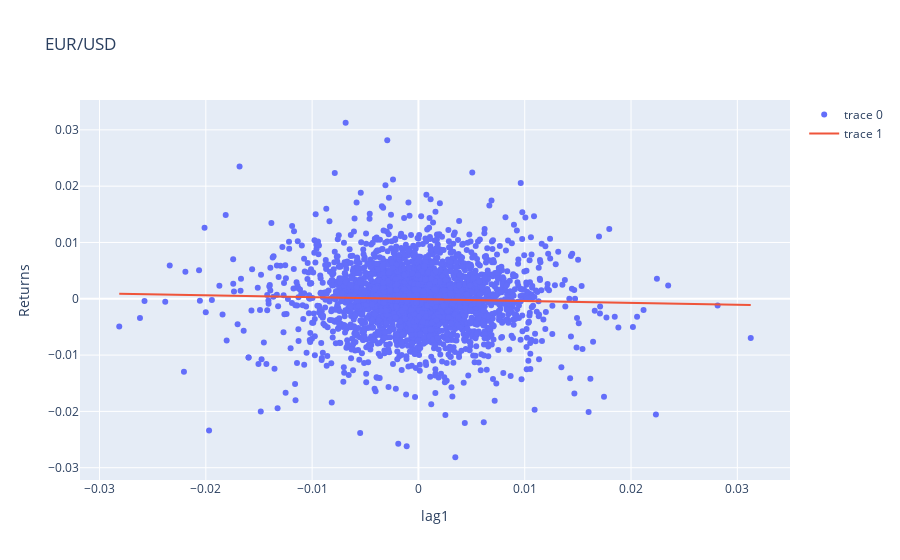

The notebook cell this image was saved under:
### Code cell
fig = go.Figure()

fig.add_trace(go.Scatter(x=data.returns, y=data.lag1, mode='markers'))
fig.add_trace(go.Scatter(x=data.lag1, y=data.predict))

fig.update_layout(title='EUR/USD', xaxis_title='lag1', yaxis_title='Returns')

fig.show()

### Figure 1 — Plotly figure (JSON) as saved in the notebook; plotly's stock layout.template omitted (floating-point values rounded to 4 significant figures; data arrays with more than 128 entries replaced by an {"elided": "..."} marker saying what was removed)
{"data": [{"mode": "markers", "type": "scatter", "x": {"elided": "2864 float values"}, "y": {"elided": "2864 float values"}}, {"type": "scatter", "x": {"elided": "2864 float values"}, "y": {"elided": "2864 float values"}}], "layout": {"title": {"text": "EUR/USD"}, "xaxis": {"title": {"text": "lag1"}}, "yaxis": {"title": {"text": "Returns"}}}}
